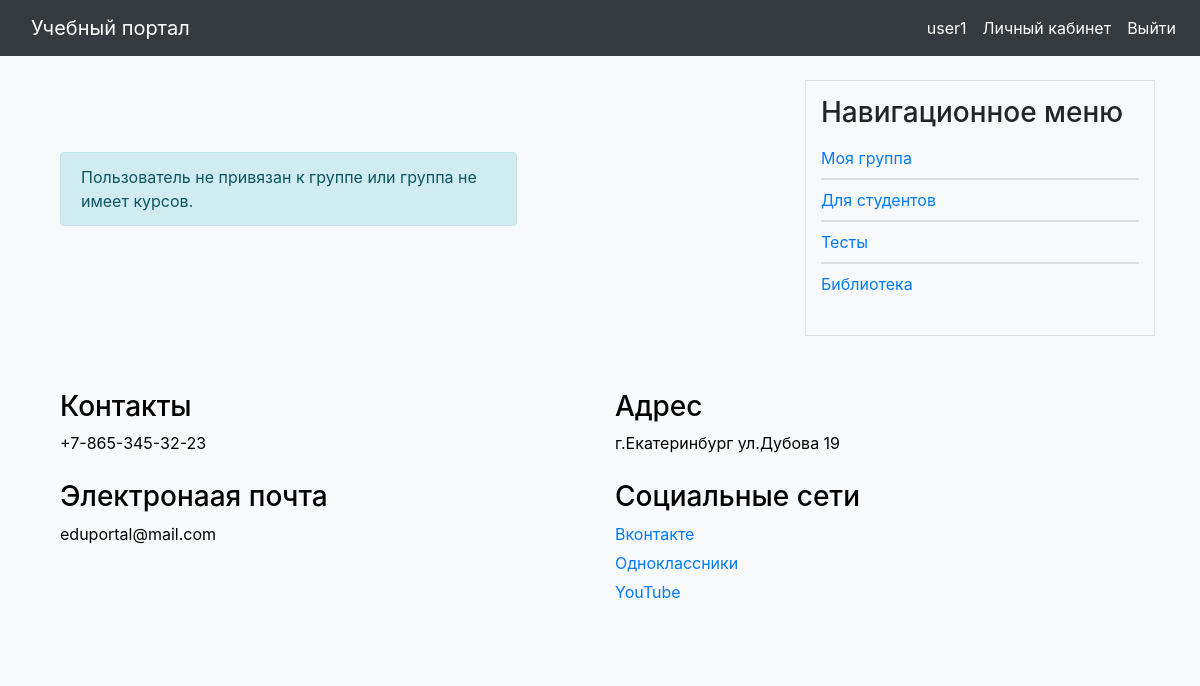
The app's page /education/personal-area/ (signed in), older data.
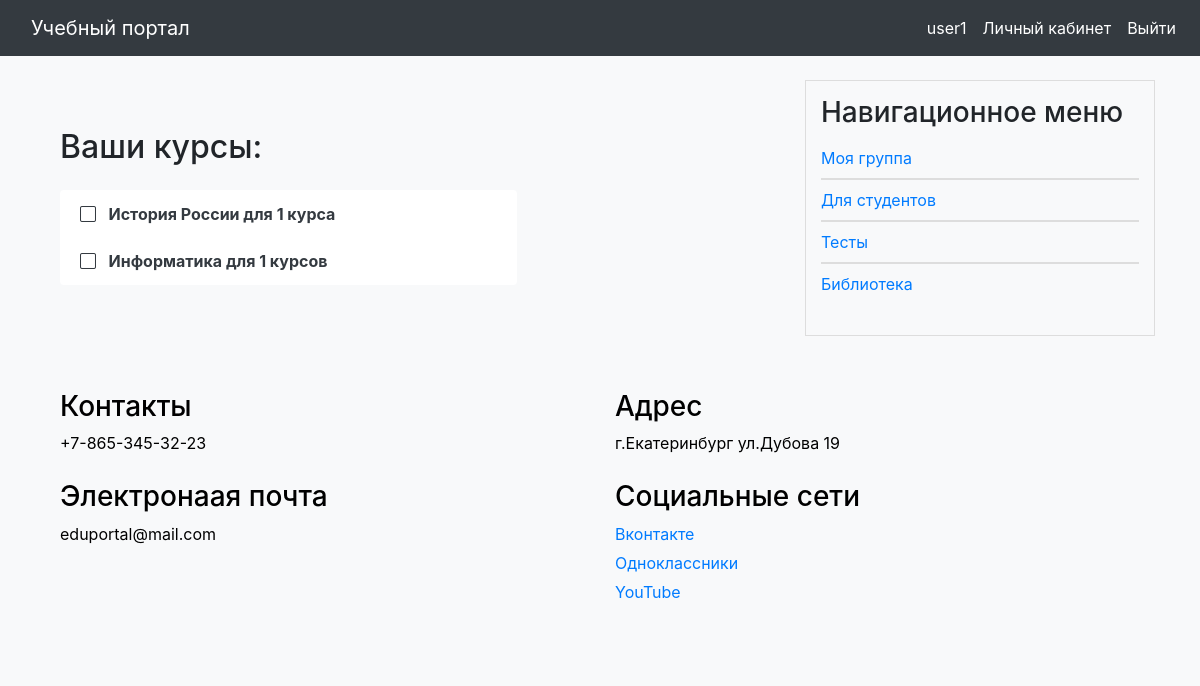
The same page, newer data.
### education/models.py (models this page shows, shortened)
class Courses(models.Model):
    class Meta:
        verbose_name = 'Курс'
        verbose_name_plural = 'Курсы'
    title = models.CharField(max_length=255, verbose_name="Название курса")
    slug = models.SlugField(max_length=255, unique=True, db_index=True, verbose_name="Slug")
    text = models.TextField(blank=True, verbose_name='Основная информация')
    group = models.ManyToManyField('users.GroupStudents', related_name='courses_related', verbose_name='Группы')
    def get_absolute_url(self):
        return reverse('education:course', kwargs={'course_slug': self.slug})

### education/views.py (the view)
# urls.py: path('personal-area/', views.PersonalArea.as_view(), name='personal-area'),
class PersonalArea(ListView):
    model = Courses
    template_name = 'education/personal_area.html'
    context_object_name = 'courses'
    def get_queryset(self):
        user = self.request.user
        if user.group_stud:
            return user.group_stud.courses.all()
        else:
            return None
    def get_context_data(self, **kwargs):
        context = super().get_context_data(**kwargs)
        context['user'] = self.request.user
        context['title'] = 'Ваши курсы'
        return context

### portal/context_processors.py (called while the page is built)
def get_portal_context(request):
    navigate = ShowInfo.objects.all()
    return {'navigate': navigate}

### education/templates/education/personal_area.html
{% extends 'base.html' %}
{% load static %}
{% block content %}
<link type="text/css" href="{% static 'education/css/styles.css' %}" rel="stylesheet" />
<div class="container mt-5">
    <div class="row">
        <div class="col-md-8">
            {% if courses %}
                <h2 class="mb-4">Ваши курсы:</h2>
                <ul class="list-group">
                    {% for course in courses %}
                        <li class="list-group-item border-0">
                            <span class="mr-2"><i class="bi bi-square text-dark"></i></span>
                            <a href="{{ course.get_absolute_url }}" class="text-dark font-weight-bold stretched-link">{{ course.title }}</a>
                        </li>
                    {% endfor %}
                </ul>
            {% else %}
                <div class="alert alert-info mt-4" role="alert">
                    <p class="mb-0">Пользователь не привязан к группе или группа не имеет курсов.</p>
                </div>
            {% endif %}
        </div>
    </div>
</div>
{% endblock %}

Row changes from the older to the newer data that the page shows:
added Courses: title "История России для 1 курса"
added Courses: title "Информатика для 1 курсов"
Text that changed along with them:
text no longer shown: "Пользователь не привязан к группе или группа не имеет курсов."
text now shown: "Ваши курсы:"
